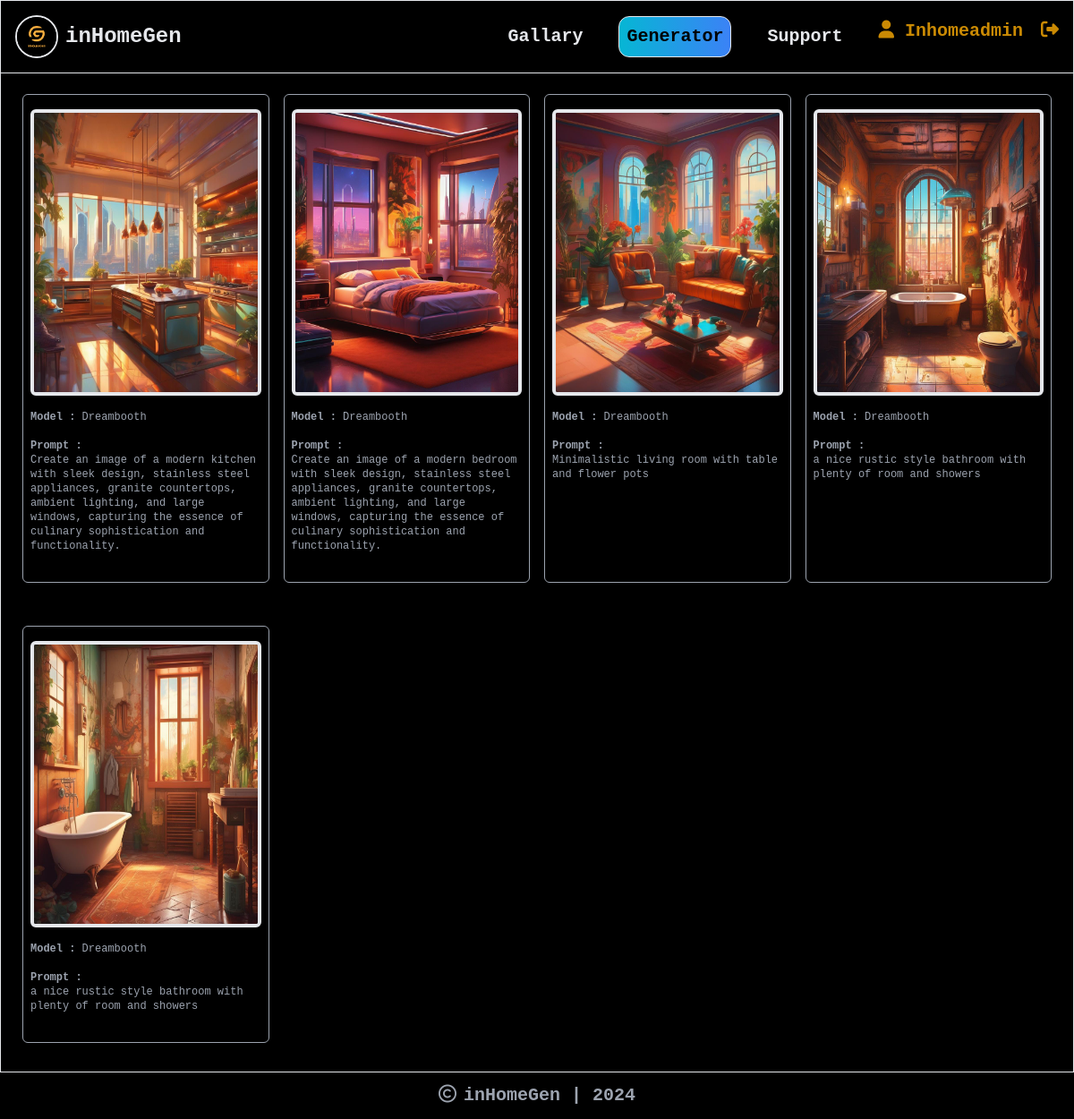
Page /gallery/ (signed in) on the earlier database version.
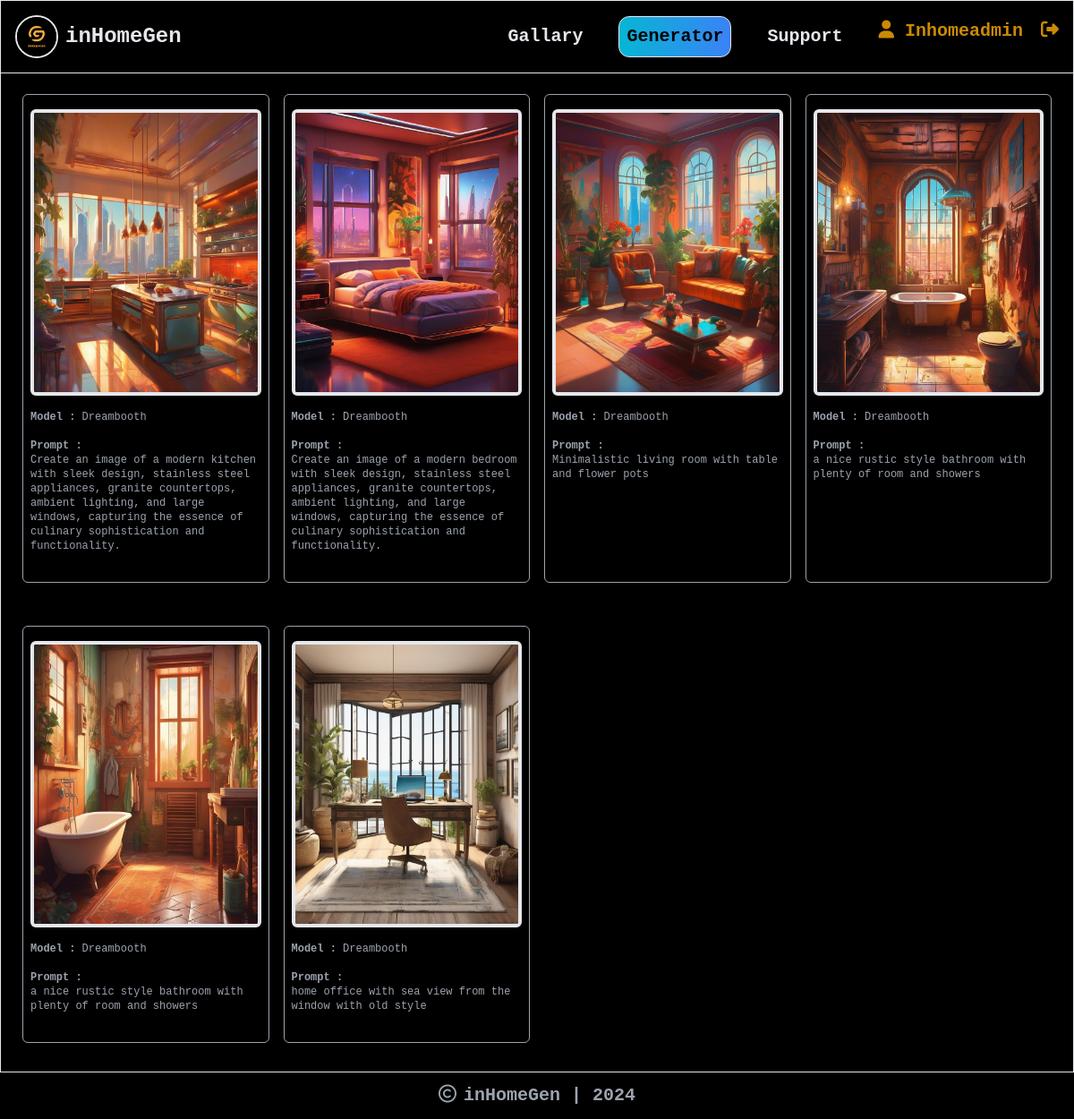
Same page on the later database version.
### inhome_app/models.py (models this page shows, shortened)
class ImgDetails(models.Model):
    id = models.AutoField(primary_key=True)
    user_name = models.CharField(max_length=50)
    projName = models.CharField(max_length=120, default="")
    roomName = models.CharField(max_length=120, default="")
    prompt = models.CharField(max_length=500, default="")
    negprompt = models.CharField(max_length=500, default="")
    modelName = models.CharField(max_length=50, default="")
    style = models.CharField(max_length=50, default="")
    path = models.CharField(max_length=300, default="")
    pub_date = models.DateField()
    pub_time = models.CharField(max_length=50)

### inhome_app/views.py (the view)
# urls.py: path("gallery/", views.gallery, name="gallery"),
@login_required
def gallery(request):
    logedIn_user = request.user.username
    imgData = ImgDetails.objects.all()
    context = {'imgData': imgData}
    return render(request, 'inhome_app/gallery.html', context)

### inhome_app/templates/inhome_app/gallery.html
{% extends 'inhome_app/base.html' %} {% block title %}inHomeGen | Gallry{% endblock %}
<div>{% block content %} {% load static %}</div>
    <section class="mt-20">
        <div class="col-span-3 border">
            <section class="text-gray-400" id="software">
                <div id="seasonalItems" class="grid grid-cols-1 md:grid-cols-4 gap-4 px-6 pb-6">
                  {% if imgData %}
                    {% for iData in imgData %}
                    <div class="rounded-md border border-gray-400 my-2 md:mt-6 py-4 px-2 hover:border-yellow-400">
                        <img src="{% static iData.path  %}" alt="genImg" class="h-80 w-auto border-4 rounded-md mx-auto mb-4">
                        <div class="my-4">
                            <div class="text-left text-xs mb-4"><b>Model : </b>{{ iData.modelName }}</div>
                            <div class="text-left text-xs"><b>Prompt : <br></b>{{ iData.prompt }}</div>
                        </div>
                    </div>
                    {% endfor %}
                  {% endif %}
                    </div>
            </section>
        </div>
    </section>
{% endblock %}

Differences in the rows shown:
added ImgDetails: modelName "Dreambooth", prompt "home office with sea view from the window with old style"
